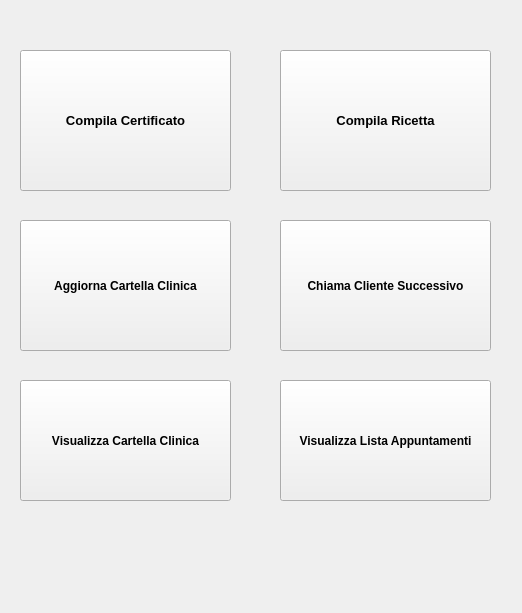
<?xml version="1.0" encoding="UTF-8"?>
<ui version="4.0">
 <class>Form</class>
 <widget class="QWidget" name="Form">
  <property name="geometry">
   <rect>
    <x>0</x>
    <y>0</y>
    <width>522</width>
    <height>613</height>
   </rect>
  </property>
  <property name="windowTitle">
   <string>Menu Dottore</string>
  </property>
  <widget class="QPushButton" name="pushButton">
   <property name="geometry">
    <rect>
     <x>20</x>
     <y>50</y>
     <width>211</width>
     <height>141</height>
    </rect>
   </property>
   <property name="font">
    <font>
     <pointsize>10</pointsize>
     <weight>75</weight>
     <bold>true</bold>
    </font>
   </property>
   <property name="text">
    <string>Compila Certificato</string>
   </property>
  </widget>
  <widget class="QPushButton" name="pushButton_2">
   <property name="geometry">
    <rect>
     <x>280</x>
     <y>50</y>
     <width>211</width>
     <height>141</height>
    </rect>
   </property>
   <property name="font">
    <font>
     <pointsize>10</pointsize>
     <weight>75</weight>
     <bold>true</bold>
    </font>
   </property>
   <property name="text">
    <string>Compila Ricetta</string>
   </property>
  </widget>
  <widget class="QPushButton" name="pushButton_3">
   <property name="geometry">
    <rect>
     <x>20</x>
     <y>220</y>
     <width>211</width>
     <height>131</height>
    </rect>
   </property>
   <property name="font">
    <font>
     <pointsize>9</pointsize>
     <weight>75</weight>
     <bold>true</bold>
    </font>
   </property>
   <property name="text">
    <string>Aggiorna Cartella Clinica</string>
   </property>
  </widget>
  <widget class="QPushButton" name="pushButton_4">
   <property name="geometry">
    <rect>
     <x>280</x>
     <y>220</y>
     <width>211</width>
     <height>131</height>
    </rect>
   </property>
   <property name="font">
    <font>
     <pointsize>9</pointsize>
     <weight>75</weight>
     <bold>true</bold>
    </font>
   </property>
   <property name="text">
    <string>Chiama Cliente Successivo</string>
   </property>
  </widget>
  <widget class="QPushButton" name="pushButton_5">
   <property name="geometry">
    <rect>
     <x>280</x>
     <y>380</y>
     <width>211</width>
     <height>121</height>
    </rect>
   </property>
   <property name="font">
    <font>
     <weight>75</weight>
     <bold>true</bold>
    </font>
   </property>
   <property name="text">
    <string>Visualizza Lista Appuntamenti</string>
   </property>
  </widget>
  <widget class="QPushButton" name="pushButton_6">
   <property name="geometry">
    <rect>
     <x>20</x>
     <y>380</y>
     <width>211</width>
     <height>121</height>
    </rect>
   </property>
   <property name="font">
    <font>
     <pointsize>9</pointsize>
     <weight>75</weight>
     <bold>true</bold>
    </font>
   </property>
   <property name="text">
    <string>Visualizza Cartella Clinica</string>
   </property>
  </widget>
  <widget class="QLabel" name="label">
   <property name="geometry">
    <rect>
     <x>24</x>
     <y>550</y>
     <width>461</width>
     <height>20</height>
    </rect>
   </property>
   <property name="text">
    <string/>
   </property>
  </widget>
 </widget>
 <resources/>
 <connections/>
</ui>
